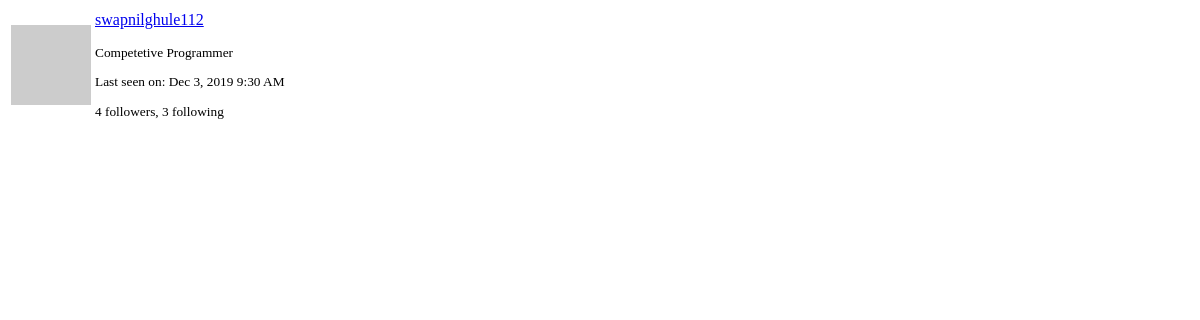
Before: /user/swapnilghule112/popup (signed in) with the older database file.
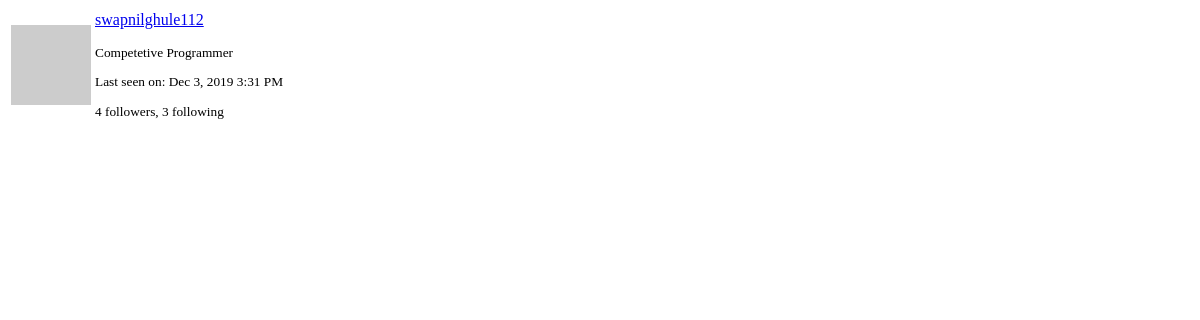
After: the same page with the newer database file.
### app/models.py (models this page shows, shortened)
class PaginatedAPIMixin(object):
    @staticmethod
    def to_collection_dict(query, page, per_page, endpoint, **kwargs):
        resources = query.paginate(page, per_page, False)
        data = {
            'items': [item.to_dict() for item in resources.items],
            '_meta': {
                'page': page,
                'per_page': per_page,
                'total_pages': resources.pages,
                'total_items': resources.total
            },
            '_links': {
                'self': url_for(endpoint, page=page, per_page=per_page,
                                **kwargs),
                'next': url_for(endpoint, page=page + 1, per_page=per_page,
                                **kwargs) if resources.has_next else None,
                'prev': url_for(endpoint, page=page - 1, per_page=per_page,
                                **kwargs) if resources.has_prev else None
            }
        }
        return data

class User(UserMixin, PaginatedAPIMixin, db.Model):
    id = db.Column(db.Integer, primary_key=True)
    username = db.Column(db.String(64), index=True, unique=True)
    email = db.Column(db.String(120), index=True, unique=True)
    password_hash = db.Column(db.String(128))
    posts = db.relationship('Post', backref='author', lazy='dynamic')
    about_me = db.Column(db.String(140))
    last_seen = db.Column(db.DateTime, default=datetime.utcnow)
    token = db.Column(db.String(32), index=True, unique=True)
    token_expiration = db.Column(db.DateTime)
    followed = db.relationship(
        'User', secondary=followers,
        primaryjoin=(followers.c.follower_id == id),
        secondaryjoin=(followers.c.followed_id == id),
        backref=db.backref('followers', lazy='dynamic'), lazy='dynamic')
    messages_sent = db.relationship('Message',
                                    foreign_keys='Message.sender_id',
                                    backref='author', lazy='dynamic')
    messages_received = db.relationship('Message',
                                        foreign_keys='Message.recipient_id',
                                        backref='recipient', lazy='dynamic')
    last_message_read_time = db.Column(db.DateTime)
    notifications = db.relationship('Notification', backref='user',
                                    lazy='dynamic')
    tasks = db.relationship('Task', backref='user', lazy='dynamic')
    def avatar(self, size):
        digest = md5(self.email.lower().encode('utf-8')).hexdigest()
        return 'https://www.gravatar.com/avatar/{}?d=identicon&s={}'.format(
            digest, size)

### app/main/routes.py (the view)
@bp.route('/user/<username>/popup')
@login_required
def user_popup(username):
    user = User.query.filter_by(username=username).first_or_404()
    return render_template('user_popup.html', user=user)

### app/main/routes.py (called while the page is built)
@bp.before_app_request
def before_request():
    if current_user.is_authenticated:
        current_user.last_seen = datetime.utcnow()
        db.session.commit()
        g.search_form = SearchForm()
    g.locale = str(get_locale())

### app/models.py (called while the page is built)
@login.user_loader
def load_user(id):
    return User.query.get(int(id))

    @classmethod
    def before_commit(cls, session):
        session._changes = {
            'add': list(session.new),
            'update': list(session.dirty),
            'delete': list(session.deleted)
        }

    @classmethod
    def after_commit(cls, session):
        for obj in session._changes['add']:
            if isinstance(obj, SearchableMixin):
                add_to_index(obj.__tablename__, obj)
        for obj in session._changes['update']:
            if isinstance(obj, SearchableMixin):
                add_to_index(obj.__tablename__, obj)
        for obj in session._changes['delete']:
            if isinstance(obj, SearchableMixin):
                remove_from_index(obj.__tablename__, obj)
        session._changes = None

### app/templates/user_popup.html (shortened to what this page needs)
<table class="table">
    <tr>
        <td width="64" style="border: 0px;"><img src="{{ user.avatar(64) }}"></td>
        <td style="border: 0px;">
            <p><a href="{{ url_for('main.user', username=user.username) }}">{{ user.username }}</a></p>
            <small>
                {% if user.about_me %}<p>{{ user.about_me }}</p>{% endif %}
                {% if user.last_seen %}
                <p>{{ _('Last seen on') }}: {{ moment(user.last_seen).format('lll') }}</p>
                {% endif %}
                <p>{{ _('%(count)d followers', count=user.followers.count()) }}, {{ _('%(count)d following', count=user.followed.count()) }}</p>
            </small>
        </td>
    </tr>
</table>

Changed rows visible on the page:
changed User "swapnilghule112": last_seen "Dec 3, 2019 9:30 AM" → "Dec 3, 2019 3:31 PM"
